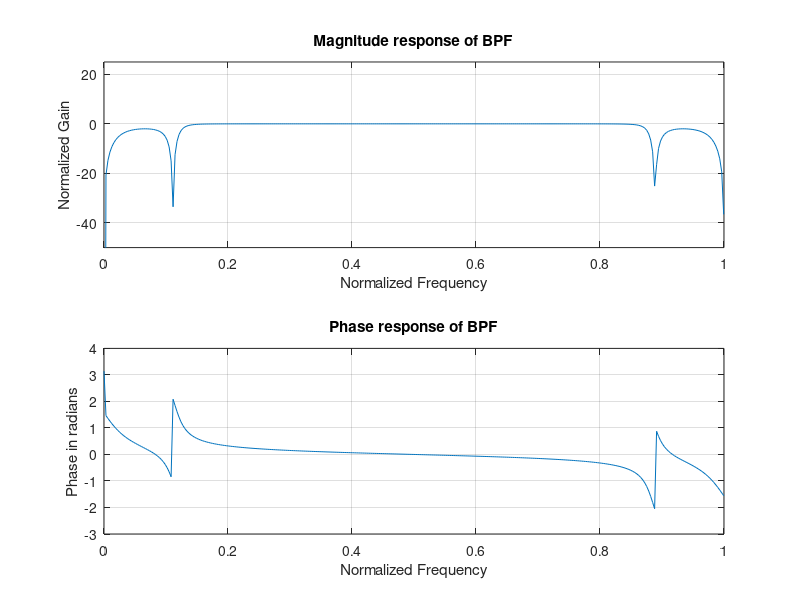

Reproduce this figure in MATLAB.
%Chebyshev Type2 BPF filter

alphaP=2;%passband attenuation
alphaS=40;%stopband attenuation
wp=[0.3 0.7];%passband frequency
ws=[0.1 0.9];%stopband frequency
[n,wn]=cheb2ord(wp,ws,alphaP,alphaS);
[b,a]=cheby2(n,alphaP,wn);
w=0:0.01:pi;
[h,ph]=freqz(b,a,w);
m=20*log10(abs(h));
subplot(2,1,1)
plot(ph/pi,m);
grid on;
xlabel('Normalized Frequency');
ylabel('Normalized Gain');
title('Magnitude response of BPF');
axis([0 1 -50 25])
subplot(2,1,2)
plot(ph/pi,angle(h));
grid on;
xlabel('Normalized Frequency');
ylabel('Phase in radians');
title('Phase response of BPF');